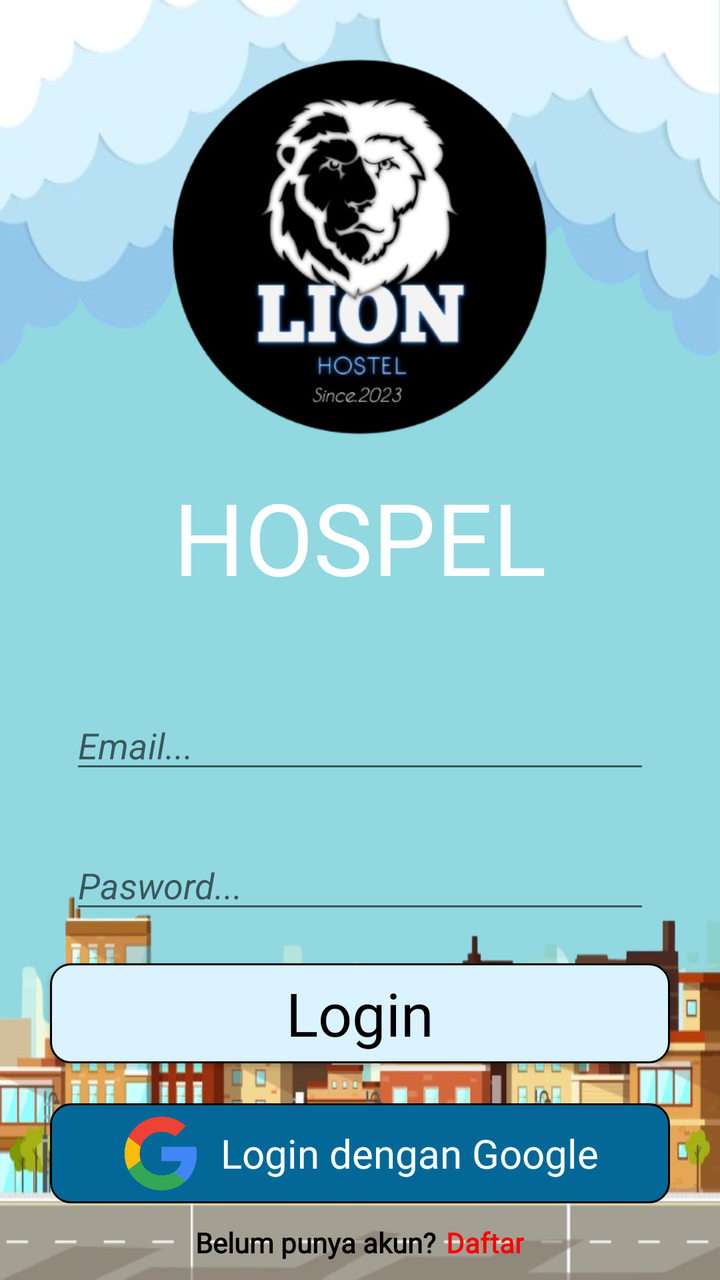
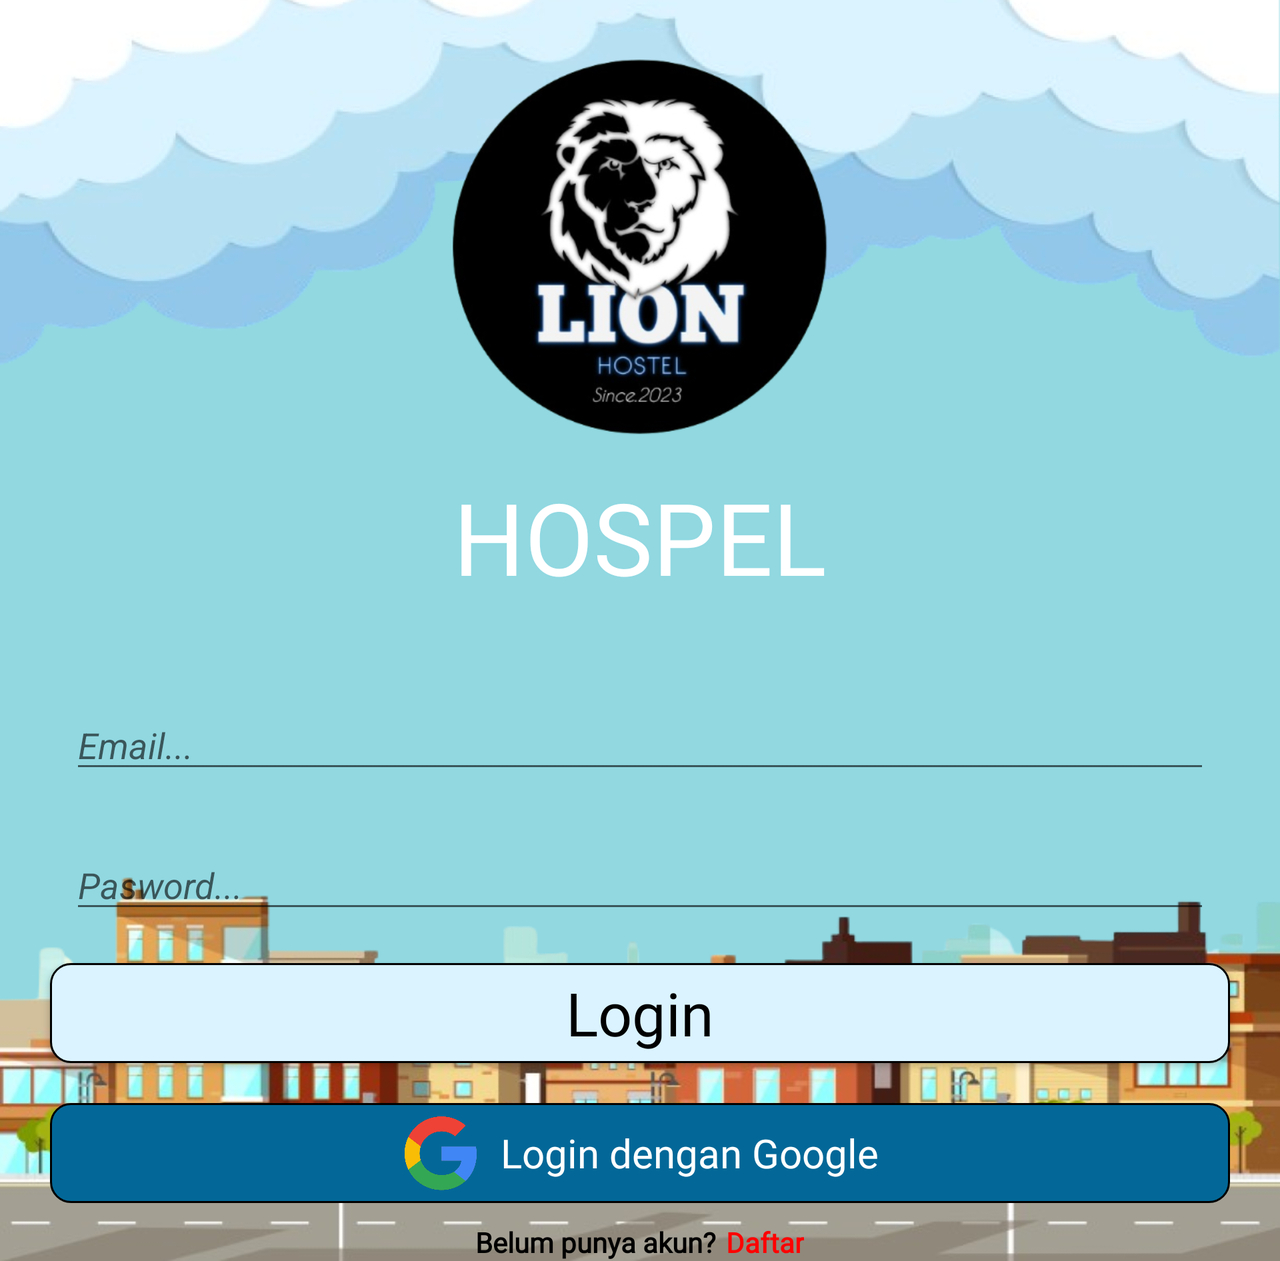

Compare how this app lays out the same screen by default and in its alternative resource folder. The renders come first, then the two layout files and the values they reference.
<!-- AndroidManifest.xml: application theme AppTheme -->
<!-- res/layout/activity_login.xml -->
<?xml version="1.0" encoding="utf-8"?>
<RelativeLayout
    xmlns:android="http://schemas.android.com/apk/res/android"
    xmlns:app="http://schemas.android.com/apk/res-auto"
    xmlns:tools="http://schemas.android.com/tools"
    android:layout_width="match_parent"
    android:layout_height="match_parent"
    android:background="#91D8E1"
    tools:context=".Login">
    
    <RelativeLayout
        android:layout_width="match_parent"
        android:layout_height="200dp"
        android:background="@drawable/bgawan"
        android:layout_alignParentTop="true">
    </RelativeLayout>

    <RelativeLayout
        android:layout_width="match_parent"
        android:layout_height="250dp"
        android:layout_alignParentBottom="true"
        android:background="@drawable/kota">
    </RelativeLayout>


    <ImageView
        android:id="@+id/logo_hotel_login"
        android:layout_width="200dp"
        android:layout_marginTop="25dp"
        android:layout_height="200dp"
        android:layout_centerHorizontal="true"
        android:src="@drawable/logo_apk"/>

    <TextView
        android:id="@+id/nama_hotel_login"
        android:layout_width="wrap_content"
        android:layout_height="wrap_content"
        android:fontFamily="@font/fredom"
        android:layout_marginTop="10dp"
        android:layout_below="@+id/logo_hotel_login"
        android:textSize="50sp"
        android:text="HOSPEL"
        android:textColor="@color/white"
        android:layout_centerHorizontal="true"/>

    <RelativeLayout
        android:id="@+id/rounded_email_login"
        android:background="@drawable/bg_rounded_text"
        android:layout_width="match_parent"
        android:layout_height="40dp"
        android:layout_marginTop="50dp"
        android:layout_marginStart="25dp"
        android:layout_marginEnd="25dp"
        android:layout_below="@id/nama_hotel_login"
        android:layout_centerHorizontal="true">

        <EditText
            android:id="@+id/email_login"
            android:layout_width="match_parent"
            android:layout_height="wrap_content"
            android:layout_centerVertical="true"
            android:layout_marginLeft="10dp"
            android:layout_marginRight="10dp"
            android:inputType="textEmailAddress"
            android:hint="Email..."
            android:textColor="#968787"
            android:textStyle="italic"
            tools:ignore="ExtraText,TouchTargetSizeCheck" />

    </RelativeLayout>

    <TextView
        android:id="@+id/pk_email_login"
        android:layout_width="match_parent"
        android:layout_height="wrap_content"
        android:layout_marginStart="20dp"
        android:layout_marginEnd="20dp"
        android:fontFamily="sans-serif"
        android:text="Masukkan email dengan benar!"
        android:textColor="#F44336"
        android:visibility="invisible"
        android:layout_below="@id/rounded_email_login"/>

    <RelativeLayout
        android:id="@+id/rounded_password_login"
        android:layout_marginTop="30dp"
        android:background="@drawable/bg_rounded_text"
        android:layout_width="match_parent"
        android:layout_height="40dp"
        android:layout_marginStart="25dp"
        android:layout_marginEnd="25dp"
        android:layout_below="@id/rounded_email_login"
        android:layout_centerHorizontal="true">

        <EditText
            android:id="@+id/password_login"
            android:layout_width="match_parent"
            android:layout_height="wrap_content"
            android:layout_centerVertical="true"
            android:layout_marginLeft="10dp"
            android:layout_marginRight="10dp"

            android:hint="Pasword..."
            android:inputType="textPassword"
            android:textColor="#968787"
            android:textStyle="italic"
            tools:ignore="TouchTargetSizeCheck" />

    </RelativeLayout>
    <TextView
        android:id="@+id/pk_password_login"
        android:layout_width="match_parent"
        android:layout_height="wrap_content"
        android:layout_marginStart="20dp"
        android:layout_marginEnd="20dp"
        android:fontFamily="sans-serif"
        android:text="Masukkan password dengan benar!"
        android:textColor="#F44336"
        android:visibility="invisible"
        android:layout_below="@id/rounded_password_login"/>

    <Button
        android:id="@+id/button_login"
        android:layout_width="match_parent"
        android:layout_height="50dp"
        android:layout_below="@id/rounded_password_login"
        android:layout_centerHorizontal="true"
        android:layout_marginStart="25dp"
        android:layout_marginTop="20dp"
        android:layout_marginEnd="25dp"
        android:background="@drawable/bg_button_green"
        android:fontFamily="@font/dm_sans"
        android:text="Login"
        android:textAllCaps="false"
        android:textColor="@color/black"
        android:textSize="30sp" />

    <RelativeLayout
        android:id="@+id/login_google"
        android:layout_width="match_parent"
        android:layout_height="50dp"
        android:layout_below="@id/button_login"
        android:layout_marginTop="20dp"
        android:layout_marginStart="25dp"
        android:layout_marginEnd="25dp"
        android:background="@drawable/bg_login_google">

        <LinearLayout
            android:layout_width="wrap_content"
            android:layout_centerHorizontal="true"
            android:layout_centerVertical="true"
            android:layout_height="wrap_content">
            <ImageView
                android:layout_width="40dp"
                android:layout_height="40dp"
                android:layout_gravity="center_vertical"
                android:src="@drawable/logo_google"/>

            <TextView
                android:layout_marginLeft="10dp"
                android:layout_width="wrap_content"
                android:layout_height="wrap_content"
                android:text="Login dengan Google"
                android:fontFamily="@font/dm_sans"
                android:layout_gravity="center_vertical"
                android:textColor="@color/white"
                android:textSize="20sp"/>
        </LinearLayout>
    </RelativeLayout>

    <RelativeLayout
        android:layout_below="@id/login_google"
        android:layout_marginTop="10dp"
        android:layout_width="wrap_content"
        android:layout_centerHorizontal="true"
        android:layout_height="wrap_content">

        <TextView
            android:id="@+id/belum_punya_akun"
            android:layout_width="wrap_content"
            android:layout_height="wrap_content"
            android:text="Belum punya akun?"
            android:fontFamily="@font/dm_sans"
            android:textColor="@color/black"
            android:textStyle="bold"/>

        <TextView
            android:id="@+id/daftar_login"
            android:layout_width="wrap_content"
            android:layout_height="wrap_content"
            android:fontFamily="@font/dm_sans"
            android:text="Daftar"
            android:layout_toRightOf="@+id/belum_punya_akun"
            android:layout_marginLeft="5dp"
            android:textColor="#FF0000"
            android:textStyle="bold"/>
    </RelativeLayout>
    <ProgressBar
        android:id="@+id/loadingProgressBar"
        android:layout_width="50dp"
        android:layout_height="50dp"
        android:elevation="10dp"
        android:visibility="invisible"
        android:layout_centerInParent="true"/>

</RelativeLayout>
<!-- resources referenced by this layout -->
<resources>
  <color name="black">#FF000000</color>
  <color name="white">#FFFFFFFF</color>
  <!-- drawable bg_button_green (drawable) -->
  <?xml version="1.0" encoding="utf-8"?>
  <shape xmlns:android="http://schemas.android.com/apk/res/android"
      android:shape="rectangle">
      <solid android:color="#DAF3FF"/>
      <corners android:radius="10dp"/>
      <stroke android:color="@color/black" android:width="1dp"/>
  
  </shape>
  <!-- drawable bg_login_google (drawable) -->
  <?xml version="1.0" encoding="utf-8"?>
  <shape xmlns:android="http://schemas.android.com/apk/res/android"
      android:shape="rectangle">
      <solid android:color="#036898"/>
      <corners android:radius="10dp"/>
      <stroke android:color="@color/black" android:width="1dp"/>
  
  </shape>
  <!-- drawable bgawan: png bitmap (drawable, 123834 bytes) -->
  <!-- drawable kota: png bitmap (drawable, 268031 bytes) -->
  <!-- drawable logo_apk: png bitmap (drawable, 90107 bytes) -->
  <!-- drawable logo_google: png bitmap (drawable, 82031 bytes) -->
  <style name="AppTheme" parent="Theme.AppCompat.Light.NoActionBar">
          
      </style>
</resources>
<!-- res/layout-land/activity_login.xml (the repository's variant of the layout above) -->
<!-- drawn on the phone turned sideways -->
<?xml version="1.0" encoding="utf-8"?>
<ScrollView
    android:layout_width="match_parent"
    android:layout_height="match_parent"
    xmlns:android="http://schemas.android.com/apk/res/android"
    xmlns:app="http://schemas.android.com/apk/res-auto"
    xmlns:tools="http://schemas.android.com/tools">

    <RelativeLayout
        android:layout_width="match_parent"
        android:layout_height="match_parent"
        android:background="#91D8E1"
        tools:context=".Login">

        <RelativeLayout
            android:layout_width="match_parent"
            android:layout_height="200dp"
            android:background="@drawable/bgawan"
            android:layout_alignParentTop="true">
        </RelativeLayout>

        <RelativeLayout
            android:layout_width="match_parent"
            android:layout_height="250dp"
            android:layout_alignParentBottom="true"
            android:background="@drawable/kota">
        </RelativeLayout>


        <ImageView
            android:id="@+id/logo_hotel_login"
            android:layout_width="200dp"
            android:layout_marginTop="25dp"
            android:layout_height="200dp"
            android:layout_centerHorizontal="true"
            android:src="@drawable/logo_apk"/>

        <TextView
            android:id="@+id/nama_hotel_login"
            android:layout_width="wrap_content"
            android:layout_height="wrap_content"
            android:fontFamily="@font/fredom"
            android:layout_marginTop="10dp"
            android:layout_below="@+id/logo_hotel_login"
            android:textSize="50sp"
            android:text="HOSPEL"
            android:textColor="@color/white"
            android:layout_centerHorizontal="true"/>

        <RelativeLayout
            android:id="@+id/rounded_email_login"
            android:background="@drawable/bg_rounded_text"
            android:layout_width="match_parent"
            android:layout_height="40dp"
            android:layout_marginTop="50dp"
            android:layout_marginStart="25dp"
            android:layout_marginEnd="25dp"
            android:layout_below="@id/nama_hotel_login"
            android:layout_centerHorizontal="true">

            <EditText
                android:id="@+id/email_login"
                android:layout_width="match_parent"
                android:layout_height="wrap_content"
                android:layout_centerVertical="true"
                android:layout_marginLeft="10dp"
                android:layout_marginRight="10dp"
                android:inputType="textEmailAddress"
                android:hint="Email..."
                android:textColor="#968787"
                android:textStyle="italic"
                tools:ignore="ExtraText,TouchTargetSizeCheck" />

        </RelativeLayout>

        <TextView
            android:id="@+id/pk_email_login"
            android:layout_width="match_parent"
            android:layout_height="wrap_content"
            android:layout_marginStart="20dp"
            android:layout_marginEnd="20dp"
            android:fontFamily="sans-serif"
            android:text="Masukkan email dengan benar!"
            android:textColor="#F44336"
            android:visibility="invisible"
            android:layout_below="@id/rounded_email_login"/>

        <RelativeLayout
            android:id="@+id/rounded_password_login"
            android:layout_marginTop="30dp"
            android:background="@drawable/bg_rounded_text"
            android:layout_width="match_parent"
            android:layout_height="40dp"
            android:layout_marginStart="25dp"
            android:layout_marginEnd="25dp"
            android:layout_below="@id/rounded_email_login"
            android:layout_centerHorizontal="true">

            <EditText
                android:id="@+id/password_login"
                android:layout_width="match_parent"
                android:layout_height="wrap_content"
                android:layout_centerVertical="true"
                android:layout_marginLeft="10dp"
                android:layout_marginRight="10dp"

                android:hint="Pasword..."
                android:inputType="textPassword"
                android:textColor="#968787"
                android:textStyle="italic"
                tools:ignore="TouchTargetSizeCheck" />

        </RelativeLayout>
        <TextView
            android:id="@+id/pk_password_login"
            android:layout_width="match_parent"
            android:layout_height="wrap_content"
            android:layout_marginStart="20dp"
            android:layout_marginEnd="20dp"
            android:fontFamily="sans-serif"
            android:text="Masukkan password dengan benar!"
            android:textColor="#F44336"
            android:visibility="invisible"
            android:layout_below="@id/rounded_password_login"/>

        <Button
            android:id="@+id/button_login"
            android:layout_width="match_parent"
            android:layout_height="50dp"
            android:layout_below="@id/rounded_password_login"
            android:layout_centerHorizontal="true"
            android:layout_marginStart="25dp"
            android:layout_marginTop="20dp"
            android:layout_marginEnd="25dp"
            android:background="@drawable/bg_button_green"
            android:fontFamily="@font/dm_sans"
            android:text="Login"
            android:textAllCaps="false"
            android:textColor="@color/black"
            android:textSize="30sp" />

        <RelativeLayout
            android:id="@+id/login_google"
            android:layout_width="match_parent"
            android:layout_height="50dp"
            android:layout_below="@id/button_login"
            android:layout_marginTop="20dp"
            android:layout_marginStart="25dp"
            android:layout_marginEnd="25dp"
            android:background="@drawable/bg_login_google">

            <LinearLayout
                android:layout_width="wrap_content"
                android:layout_centerHorizontal="true"
                android:layout_centerVertical="true"
                android:layout_height="wrap_content">
                <ImageView
                    android:layout_width="40dp"
                    android:layout_height="40dp"
                    android:layout_gravity="center_vertical"
                    android:src="@drawable/logo_google"/>

                <TextView
                    android:layout_marginLeft="10dp"
                    android:layout_width="wrap_content"
                    android:layout_height="wrap_content"
                    android:text="Login dengan Google"
                    android:fontFamily="@font/dm_sans"
                    android:layout_gravity="center_vertical"
                    android:textColor="@color/white"
                    android:textSize="20sp"/>
            </LinearLayout>
        </RelativeLayout>

        <RelativeLayout
            android:layout_below="@id/login_google"
            android:layout_marginTop="10dp"
            android:layout_width="wrap_content"
            android:layout_centerHorizontal="true"
            android:layout_height="wrap_content">

            <TextView
                android:id="@+id/belum_punya_akun"
                android:layout_width="wrap_content"
                android:layout_height="wrap_content"
                android:text="Belum punya akun?"
                android:fontFamily="@font/dm_sans"
                android:textColor="@color/black"
                android:textStyle="bold"/>

            <TextView
                android:id="@+id/daftar_login"
                android:layout_width="wrap_content"
                android:layout_height="wrap_content"
                android:fontFamily="@font/dm_sans"
                android:text="Daftar"
                android:layout_toRightOf="@+id/belum_punya_akun"
                android:layout_marginLeft="5dp"
                android:textColor="#FF0000"
                android:textStyle="bold"/>
        </RelativeLayout>
        <ProgressBar
            android:id="@+id/loadingProgressBar"
            android:layout_width="50dp"
            android:layout_height="50dp"
            android:elevation="10dp"
            android:visibility="invisible"
            android:layout_centerInParent="true"/>

    </RelativeLayout>

</ScrollView>
